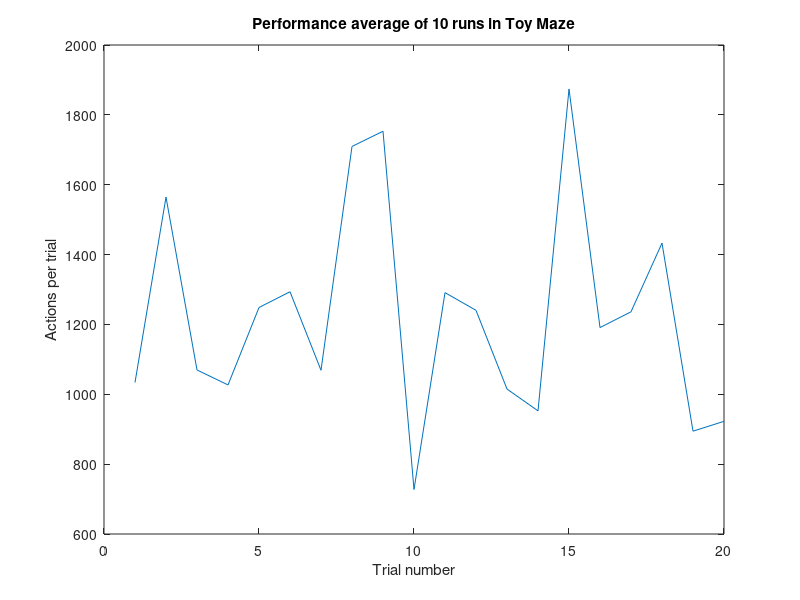
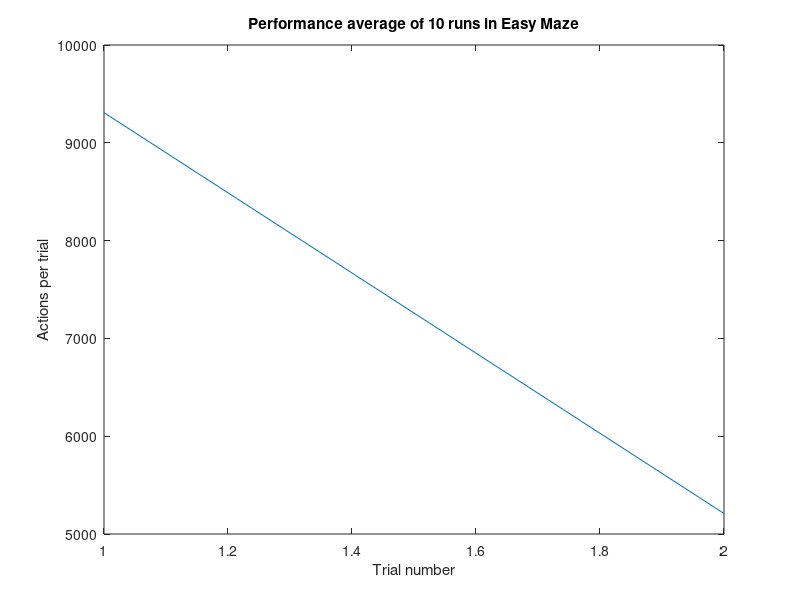
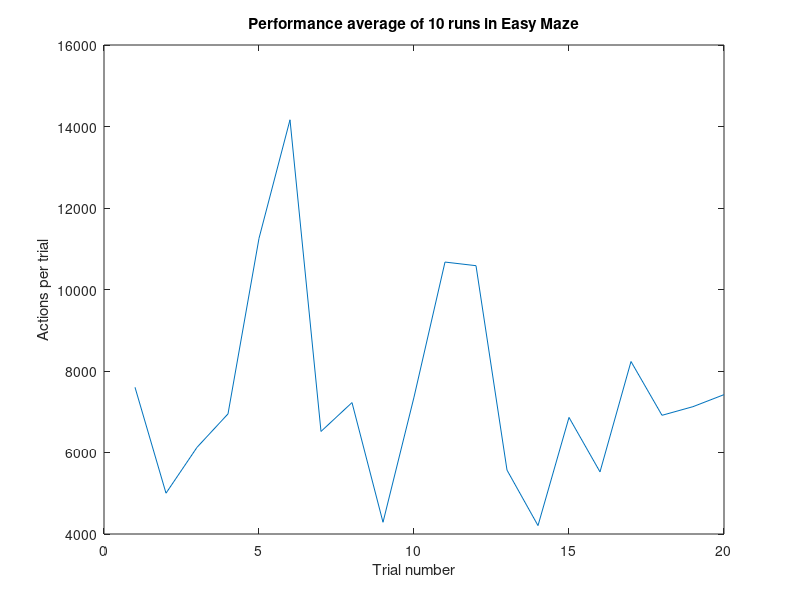
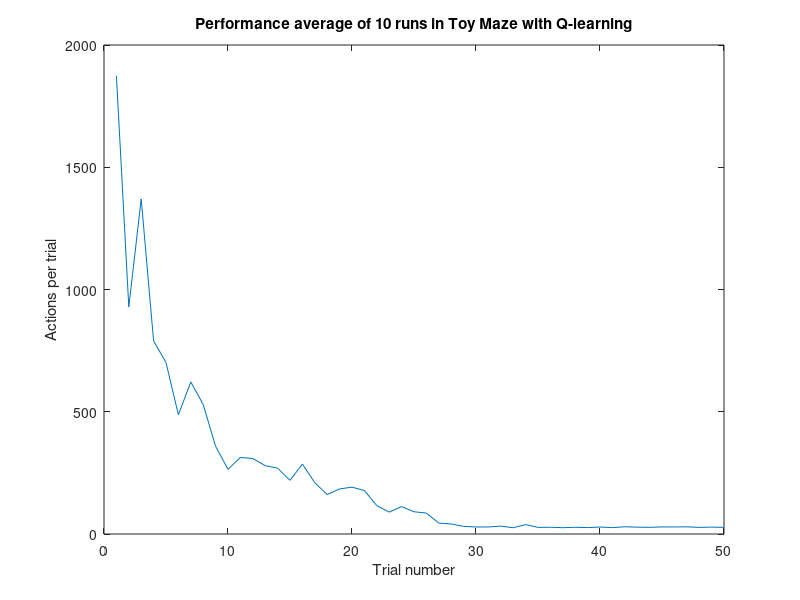

Here is the MATLAB script that generated these plots, in order:
clc; clear;
load('Data4_CriterionActions.mat');
load('Data4_CriterionTrials.mat');

figure;
averageToy = mean(Data4_ToyMaze(1:20,:),2);
plot(1:20,averageToy);
title('Performance average of 10 runs in Toy Maze');
ylabel('Actions per trial');
xlabel('Trial number');

figure;
averageEasy = mean(Data4_EasyMaze(1:2,:),2);
plot(1:2,averageEasy);
title('Performance average of 10 runs in Easy Maze');
ylabel('Actions per trial');
xlabel('Trial number');

figure;
averageEasy = mean(Data4b_EasyMaze(1:20,:),2);
plot(1:20,averageEasy);
title('Performance average of 10 runs in Easy Maze');
ylabel('Actions per trial');
xlabel('Trial number');

%%

load('Data6_toy.mat');
load('Data6_easy.mat');

figure;
averageToy = mean(Data6_toy(:,:),2);
plot(1:50,averageToy);
title('Performance average of 10 runs in Toy Maze with Q-learning');
ylabel('Actions per trial');
xlabel('Trial number');

figure;
averageEasy = mean(Data6_easy(:,:),2);
plot(1:100,averageEasy);
title('Performance average of 10 runs in Easy Maze with Q-learning');
ylabel('Actions per trial');
xlabel('Trial number');

%%
load('DataE_easy.mat');

trials = 100;
runs = 10;

DataE00_easy = zeros(trials,runs);
DataE02_easy = zeros(trials,runs);
DataE04_easy = zeros(trials,runs);
DataE06_easy = zeros(trials,runs);
DataE08_easy = zeros(trials,runs);
DataE10_easy = zeros(trials,runs);


for i = 1:runs
    DataE00_easy(:,i) = DataEEasy((i-1)*trials+1 : i*trials, 1);
    DataE02_easy(:,i) = DataEEasy((i-1)*trials+1 : i*trials, 2);
    DataE04_easy(:,i) = DataEEasy((i-1)*trials+1 : i*trials, 3);
    DataE06_easy(:,i) = DataEEasy((i-1)*trials+1 : i*trials, 4);
    DataE08_easy(:,i) = DataEEasy((i-1)*trials+1 : i*trials, 5);
    DataE10_easy(:,i) = DataEEasy((i-1)*trials+1 : i*trials, 6);
end

figure;
hold on;
averageE00 = mean(DataE00_easy(:,:),2);
averageE02 = mean(DataE02_easy(:,:),2);
averageE04 = mean(DataE04_easy(:,:),2);
averageE06 = mean(DataE06_easy(:,:),2);
averageE08 = mean(DataE08_easy(:,:),2);
averageE10 = mean(DataE10_easy(:,:),2);

plot(1:trials,averageE00);
plot(1:trials,averageE02,'--');
plot(1:trials,averageE04,':');
plot(1:trials,averageE06,'-.');
plot(1:trials,averageE08);
plot(1:trials,averageE10,'--');
legend('0.0','0.2','0.4','0.6','0.8','1.0');

title('Performance average of 10 runs with different epsilons (Easy Maze)');
ylabel('Actions per trial');
xlabel('Trial number');

%%
load('DataE_toy.mat');

trials = 50;
runs = 10;

DataE00_toy = zeros(trials,runs);
DataE02_toy = zeros(trials,runs);
DataE04_toy = zeros(trials,runs);
DataE06_toy = zeros(trials,runs);
DataE08_toy = zeros(trials,runs);
DataE10_toy = zeros(trials,runs);


for i = 1:runs
    DataE00_toy(:,i) = DataEtoy((i-1)*trials+1 : i*trials, 1);
    DataE02_toy(:,i) = DataEtoy((i-1)*trials+1 : i*trials, 2);
    DataE04_toy(:,i) = DataEtoy((i-1)*trials+1 : i*trials, 3);
    DataE06_toy(:,i) = DataEtoy((i-1)*trials+1 : i*trials, 4);
    DataE08_toy(:,i) = DataEtoy((i-1)*trials+1 : i*trials, 5);
    DataE10_toy(:,i) = DataEtoy((i-1)*trials+1 : i*trials, 6);
end

figure;
hold on;
averageE00 = mean(DataE00_toy(:,:),2);
averageE02 = mean(DataE02_toy(:,:),2);
averageE04 = mean(DataE04_toy(:,:),2);
averageE06 = mean(DataE06_toy(:,:),2);
averageE08 = mean(DataE08_toy(:,:),2);
averageE10 = mean(DataE10_toy(:,:),2);

plot(1:trials,averageE00);
plot(1:trials,averageE02,'--');
plot(1:trials,averageE04,':');
plot(1:trials,averageE06,'-.');
plot(1:trials,averageE08);
plot(1:trials,averageE10,'--');
legend('0.0','0.2','0.4','0.6','0.8','1.0');

title('Performance average of 10 runs with different epsilons (Toy Maze)');
ylabel('Actions per trial');
xlabel('Trial number');